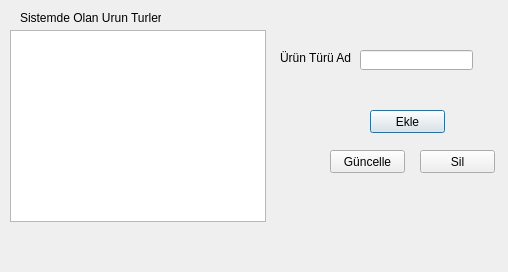
<?xml version="1.0" encoding="UTF-8"?>
<ui version="4.0">
 <class>urunturuekleme</class>
 <widget class="QDialog" name="urunturuekleme">
  <property name="geometry">
   <rect>
    <x>0</x>
    <y>0</y>
    <width>508</width>
    <height>272</height>
   </rect>
  </property>
  <property name="windowTitle">
   <string>Dialog</string>
  </property>
  <widget class="QLabel" name="label">
   <property name="geometry">
    <rect>
     <x>20</x>
     <y>10</y>
     <width>141</width>
     <height>16</height>
    </rect>
   </property>
   <property name="text">
    <string>Sistemde Olan Urun Turleri:</string>
   </property>
  </widget>
  <widget class="QLineEdit" name="lineEdit">
   <property name="geometry">
    <rect>
     <x>360</x>
     <y>50</y>
     <width>113</width>
     <height>20</height>
    </rect>
   </property>
  </widget>
  <widget class="QLabel" name="label_2">
   <property name="geometry">
    <rect>
     <x>280</x>
     <y>50</y>
     <width>71</width>
     <height>16</height>
    </rect>
   </property>
   <property name="text">
    <string>Ürün Türü Adi:</string>
   </property>
  </widget>
  <widget class="QPushButton" name="pushButton">
   <property name="geometry">
    <rect>
     <x>370</x>
     <y>110</y>
     <width>75</width>
     <height>23</height>
    </rect>
   </property>
   <property name="text">
    <string>Ekle</string>
   </property>
  </widget>
  <widget class="QPushButton" name="pushButton_2">
   <property name="geometry">
    <rect>
     <x>420</x>
     <y>150</y>
     <width>75</width>
     <height>23</height>
    </rect>
   </property>
   <property name="text">
    <string>Sil</string>
   </property>
  </widget>
  <widget class="QPushButton" name="pushButton_3">
   <property name="geometry">
    <rect>
     <x>330</x>
     <y>150</y>
     <width>75</width>
     <height>23</height>
    </rect>
   </property>
   <property name="text">
    <string>Güncelle</string>
   </property>
  </widget>
  <widget class="QTableWidget" name="tableWidget">
   <property name="geometry">
    <rect>
     <x>10</x>
     <y>30</y>
     <width>256</width>
     <height>192</height>
    </rect>
   </property>
  </widget>
 </widget>
 <resources/>
 <connections/>
</ui>
